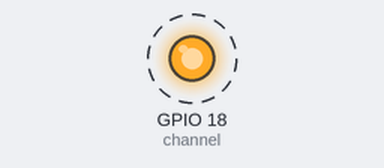
The program below on a simulated Raspberry Pi (BCM pin numbers). Shown: output pins drawn as LEDs (lit = HIGH). Dashed ring = blinking.

Above: at 0.5 s.
Timing chart, 0 to 4.6 s (numbered marks = the images above):
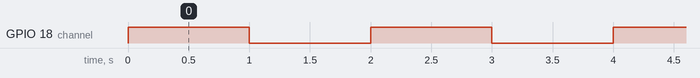

Measured:
- by itself, GPIO 18 (channel): alternates HIGH for 1.0 s and LOW for 1.0 s

The program:

gpio.py
```python
#!/usr/bin/python
# -*- coding: UTF-8 -*-

import RPi.GPIO as GPIO  # 先要导入模块
import time

mode = GPIO.getmode()

# GPIO.setwarnings(False)

channel = 18

##BCM 对应 GPIO numbers , BOARD 对应 physical numbers。
GPIO.setmode(GPIO.BCM)  # 选择 GPIO numbers 编号系统

GPIO.setup(channel, GPIO.OUT, initial=GPIO.HIGH)
# GPIO.setup(3,GPIO.IN)     #把引脚 3 设置为输入模式

state = True

while (True):
    GPIO.output(channel, state)  # 让引脚 2 输出高电平
    state = not state
    time.sleep(1)

# 程序最后结束后，可以全部设置为输入
GPIO.cleanup()
```
